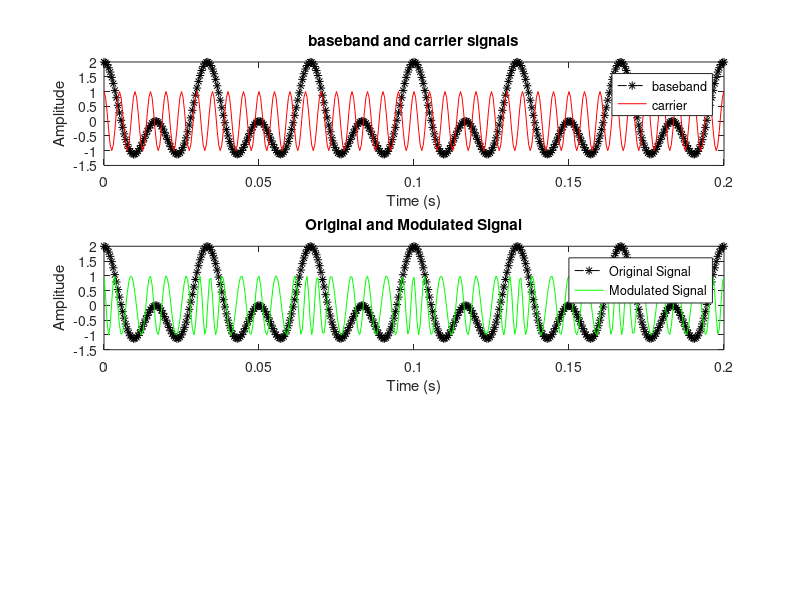

The MATLAB source for this figure: (Note: this script raises an error after producing the figure.)
clc;
clear;
close all

%% 1.	Set the sampling frequency to 2kHz and carrier frequency to 200 Hz. Generate a time vector having a duration of 0.2 s.
samplingFrequency = 2000; % Sampling Frequency
carrierFrequency = 200;  % Carrier Frequency
time = (0:1/samplingFrequency:0.2);

%% 2.	Create two tone sinusoidal signal with frequencies 30 and 60 Hz
basebandSignal1 = cos(2*pi*30*time);
basebandSignal2 = cos(2*pi*60*time);
toneSignal = basebandSignal1 + basebandSignal2;

%% 3.	Generate a Carrier Signal with the freq of 200Hz
carrierSignal = cos(2*pi*carrierFrequency*time);


%% 4.	Plot the modulating Signal and Carrier Signal figures;
subplot(3, 1, 1);
plot(time, toneSignal, 'k*--', time, carrierSignal, 'r');
xlabel('Time (s)');
ylabel('Amplitude');
legend('baseband', 'carrier');
title('baseband and carrier signals');


%% 6. Set the frequency deviation to 50 Hz.
frequencyDeviation = 50;
        
%% 7. Frequency modulate x (Modulating Signal) using fmmod.
modulatedSignal = fmmod(toneSignal,carrierFrequency,samplingFrequency,frequencyDeviation);

%% 8. Plot the original and modulated signals.
subplot(3, 1, 2);
plot(time,toneSignal,'k*--',time,modulatedSignal,'g')
xlabel('Time (s)')
ylabel('Amplitude')
legend('Original Signal','Modulated Signal');
title('Original and Modulated Signal');

%% 11. Perform Frequency Demodulation using Matlab function fmdemod
demodulatedSignal = fmdemod(modulatedSignal,carrierFrequency,samplingFrequency,frequencyDeviation);

%% 12. Plot the original and demodulated signals
subplot(3, 1, 3);
plot(time,toneSignal,'k',time,demodulatedSignal,'co');
xlabel('Time (s)');
ylabel('Amplitude');
legend('Original Signal','Demodulated Signal');
title('Original and Demodulated Signals');